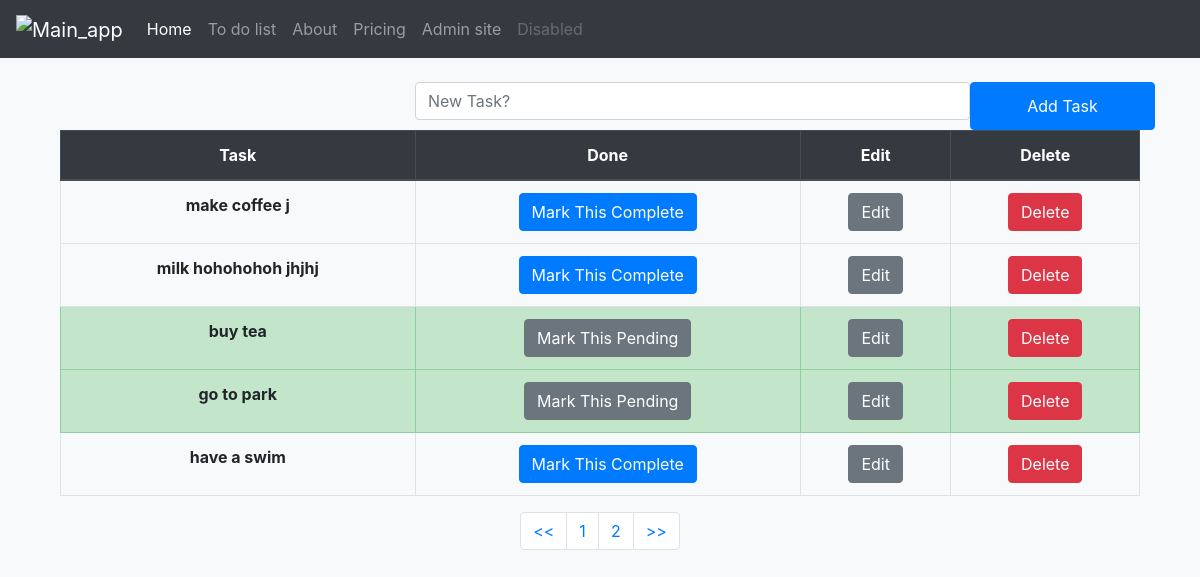
The app's page /Todolist/ with its own data.
### first_app/models.py (models this page shows, shortened)
class TaskList(models.Model):
    task = models.CharField(max_length=300)
    done = models.BooleanField(default=False)

### first_app/views.py (the view)
# urls.py: path('', views.todolist, name='todolist'),
def todolist(request):
    if request.method == "POST":
        form = TaskForm(request.POST or None)
        if form.is_valid():
            form.save()
        messages.success(request,("New Task Added"))
        return redirect('todolist')
    else:
        all_tasks = TaskList.objects.all()
        paginator = Paginator(all_tasks, 5)
        page = request.GET.get('pg')
        all_tasks = paginator.get_page(page)
    return render(request, 'todolist.html', {'all_tasks':all_tasks})

### first_app/templates/todolist.html (shortened to what this page needs)
{% extends 'base.html' %}
{% block content %}
 <div class = "container">
 <form method="POST" class="row">
  <label class="col-lg-4"></label>
  <input type="text" class="form-control col-lg-6" name="task" placeholder="New Task?">
  <button type="submit" class="btn btn-primary col-lg-2">Add Task</button>
 </form>
    <table class="table table-hover table-bordered text-center">
  <thead class="thead-dark">
    <tr>
      <th scope="col">Task</th>
      <th scope="col">Done</th>
      <th scope="col">Edit</th>
      <th scope="col">Delete</th>
    </tr>
  </thead>
  <tbody>
  {% if all_tasks %}
   {% for obj in all_tasks %}
    {% if obj.done %}
        <tr class="table-success">
          <th>{{ obj.task}}</th>
          <td><a href="{% url 'pending_task' obj.id %}"><button type="button" class="btn btn-secondary">Mark This Pending</button></a></td>
          <td><a href="{% url 'edit_task' obj.id %}"><button type="button" class="btn btn-secondary">Edit</button></a></td>
          <td><a href="{% url 'delete_task' obj.id %}"><button type="button" class="btn btn-danger">Delete</button></a></td>
        </tr>
    {% else %}
        <tr>
          <th>{{ obj.task}}</th>
          <td><a href="{% url 'complete_task' obj.id %}"><button type="button" class="btn btn-primary">Mark This Complete</button></a></td>
          <td><a href="{% url 'edit_task' obj.id %}"><button type="button" class="btn btn-secondary">Edit</button></a></td>
          <td><a href="{% url 'delete_task' obj.id %}"><button type="button" class="btn btn-danger">Delete</button></a></td>
        </tr>
    {% endif %}
   {% endfor %}
  {% endif %}
   </tbody>
  </table>
  <nav aria-label="Page navigation example">
  <ul class="pagination justify-content-center">
    <li class="page-item"><a class="page-link" href="?pg=1"><<</a></li>
    <li class="page-item"><a class="page-link" href="?pg={{ all_tasks.number }}">{{ all_tasks.number }}</a></li>
    {% if all_tasks.has_next %}
      <li class="page-item"><a class="page-link" href="?pg={{ all_tasks.next_page_number }}">{{ all_tasks.next_page_number }}</a></li>
    {% endif %}
    <li class="page-item"><a class="page-link" href="?pg={{ all_tasks.paginator.num_pages }}">>></a></li>
  </ul>
</nav>
 </div>
{% endblock content %}

### records on screen
TaskList: task "make coffee j"
TaskList: task "milk hohohohoh jhjhj"
TaskList: task "buy tea"
TaskList: task "go to park"
TaskList: task "have a swim"

### other values on screen
{{ all_tasks.number }} "1"
{{ all_tasks.next_page_number }} "2"
